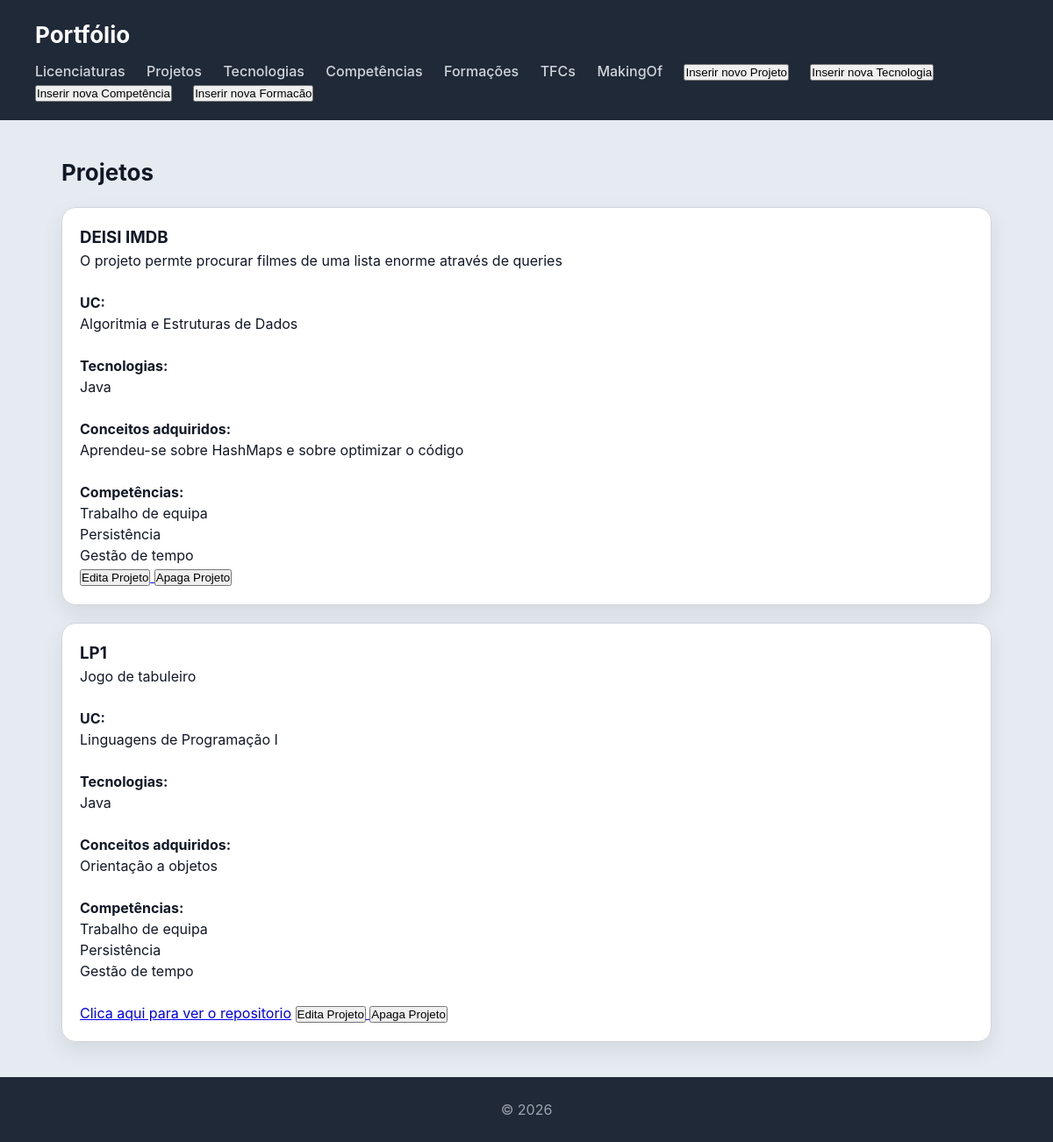
The app's page /projetos/, older data.
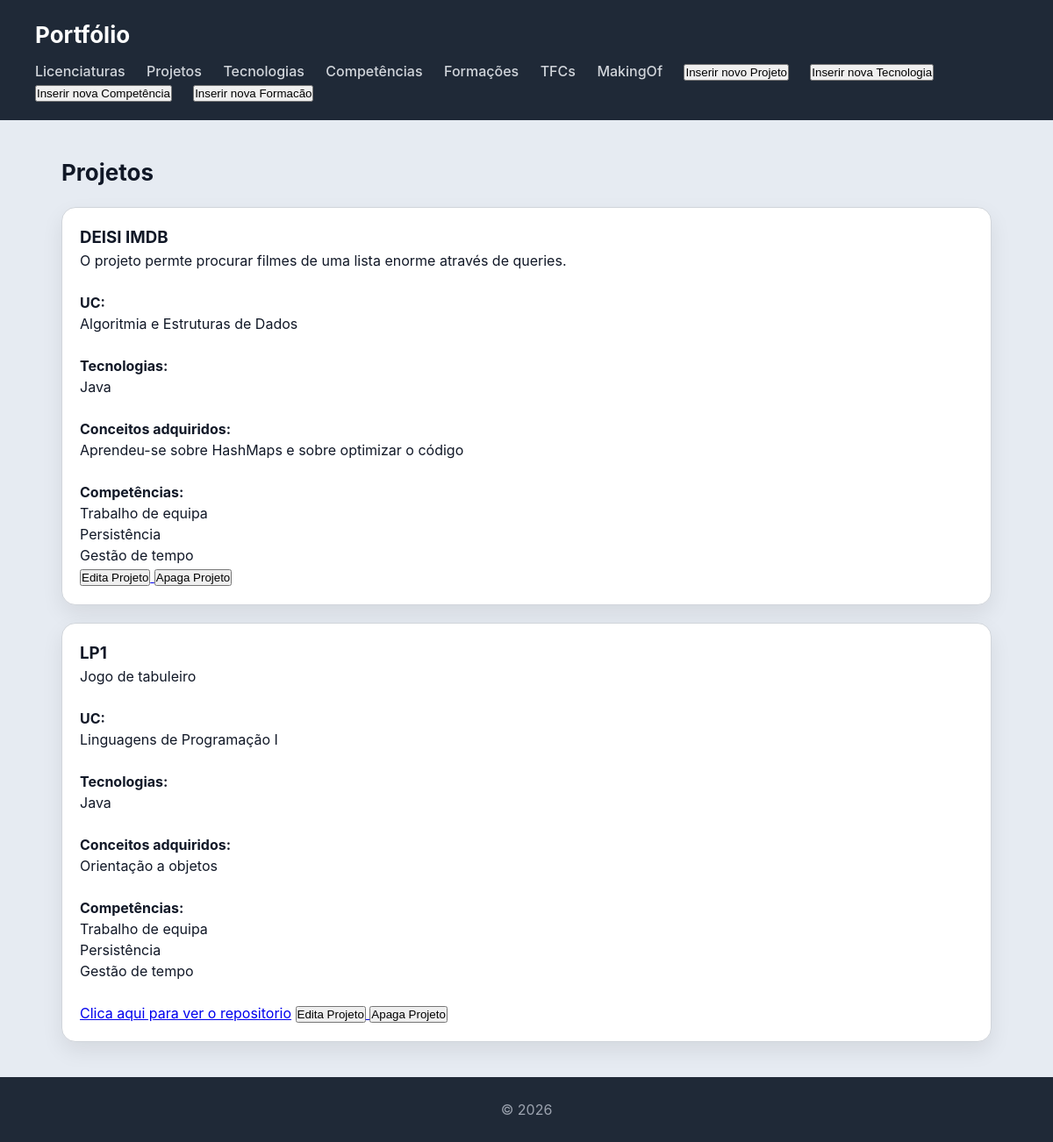
The same page, newer data.
### portfolio/models.py (models this page shows, shortened)
class Projeto(models.Model):
    nome = models.CharField(max_length=100)
    descricao = models.TextField()
    repositorio = models.CharField(max_length=100, blank=True)
    conceitos = models.CharField(max_length=500)
    tecnologia = models.ManyToManyField(Tecnologia, related_name="projetos")
    competencia = models.ManyToManyField(Competencia, related_name="projetos")
    uc = models.ForeignKey(UC, on_delete=models.CASCADE, related_name="projetos", blank=True, null=True)

class UC(models.Model):
    nome = models.CharField(max_length=100)
    descricao = models.TextField(blank=True)
    objetivo = models.TextField(blank=True)
    programa = models.TextField(blank=True)
    ano = models.IntegerField()
    semestre = models.CharField(max_length=20)
    ects = models.IntegerField()
    docente = models.ManyToManyField(Docente, related_name="ucs", blank=True)
    imagem = models.ImageField(upload_to="fotos_uc/", blank=True)

### portfolio/views.py (the view)
# urls.py: path("projetos/", views.projeto_view, name="projetos"),
def projeto_view(request):
    projetos = Projeto.objects.prefetch_related("tecnologia")
    return render(request, "portfolio/projetos.html", {"projetos":projetos})

### portfolio/templates/portfolio/projetos.html
{% extends "portfolio/base.html" %}
{% block content %}
<h2>Projetos</h2>
<section>
    {% for projeto in projetos %}
    <article>
        <h3>{{ projeto.nome }}</h3>
        <p>{{projeto.descricao}}</p>
        <br>
        {% if projeto.uc %}
            <h4>UC:</h4>
            <p>{{projeto.uc.nome}}</p>
        {% endif %}
        <br>
        <h4>Tecnologias:</h4>
        {% for tecnologia in projeto.tecnologia.all %}
            <p>{{tecnologia.nome}}</p>
        {% endfor %}
        <br>
        <h4>Conceitos adquiridos:</h4>
        <p>{{projeto.conceitos}}</p>
        <br>
        <h4>Competências:</h4>
        {% for competencia in projeto.competencia.all %}
            <p>{{competencia.tipo}}</p>
        {% endfor %}
        {% if projeto.repositorio %}
            <br>
            <a href="{{projeto.repositorio}}" target="_blank">Clica aqui para ver o repositorio</a>
        {% endif %}
        <a href="{% url 'edita_projeto' projeto.id %}">
            <button>Edita Projeto</button>
        </a>
        <a href="{% url 'apaga_projeto' projeto.id %}">
            <button>Apaga Projeto</button>
        </a>
    </article>
    {% endfor %}
</section>
{% endblock %}

Row changes from the older to the newer data that the page shows:
changed Projeto "DEISI IMDB": descricao "O projeto permte procurar filmes de uma lista enorme através de queries" → "O projeto permte procurar filmes de uma lista enorme através de queries."
